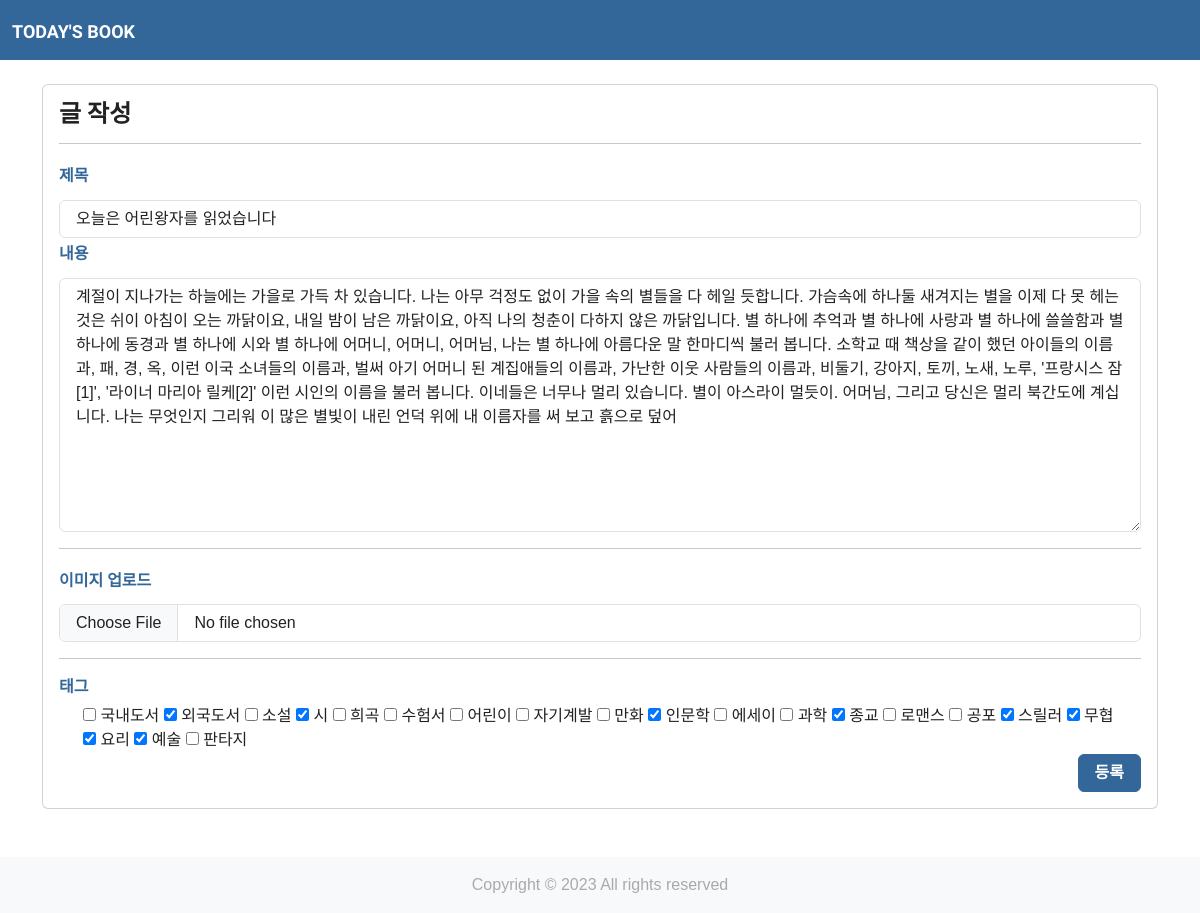
/reading_blog/31/edit/ (signed in), run on the app's committed database.
### reading_blog/models.py (models this page shows, shortened)
class Post(models.Model):
    author = models.ForeignKey(
        User, on_delete=models.CASCADE
    )
    title = models.CharField(max_length=100)
    content = models.TextField()
    thumb_image = models.ImageField(
        upload_to='reading_blog/images/%Y/%m/%d/', blank=True)
    image_upload = models.ImageField(upload_to='blog/%Y/%m/%d/', blank=True, null=True)
    file_upload = models.FileField(
        upload_to='reading_blog/files/%Y/%m/%d/', blank=True)
    created_at = models.DateTimeField(auto_now_add=True)
    updated_at = models.DateField(auto_now=True)
    view_count = models.PositiveIntegerField(default=0)
    tags = models.ManyToManyField('Tag', blank=True)

### reading_blog/views.py (the view)
class PostUpdate(UserPassesTestMixin, UpdateView):
    model = Post
    form_class = PostForm
    success_url = reverse_lazy('reading_blog:post_list')
    template_name = 'reading_blog/post_write.html'
    def test_func(self):
        return self.get_object().author == self.request.user

### reading_blog/forms.py
class PostForm(forms.ModelForm):
    title = forms.CharField(label="제목", max_length=100, widget=forms.TextInput(attrs={'class': 'form-control'}))
    content = forms.CharField(label="내용", widget=forms.Textarea(attrs={'class': 'form-control'}))
    image_upload = forms.ImageField(label="이미지 업로드", required=False, widget=forms.ClearableFileInput(attrs={'class': 'form-control'}))
    tags = forms.ModelMultipleChoiceField(
        queryset=Tag.objects.all(),
        widget=forms.CheckboxSelectMultiple,
        required=False,)
    class Meta:
        model = Post
        fields = ['title', 'content', 'image_upload', 'tags']

### reading_blog/models.py (called while the page is built)
    def __str__(self):
        return self.name

### templates/reading_blog/post_write.html (shortened to what this page needs)
{% extends 'base.html' %}
{% load static %}
{% block content %}
<div class="container mt-4">
    <div class="card">
        <div class="card-body">
            <h4>글 작성</h4>
            <hr>
            <form action="" method="post" enctype="multipart/form-data">
                    <label for="id_title" class="col-sm-2 col-form-label text-info"><h6>제목</h6></label>
                    <div>
                        {{ form.title }}
                    </div>
                    <label for="id_content" class="col-sm-2 col-form-label text-info"><h6>내용</h6></label>
                    <div>
                        {{ form.content }}
                    </div>
                    <hr>
                    <label for="id_image_upload" class="col-sm-2 col-form-label text-info"><h6>이미지 업로드</h6></label>
                    <div>
                        {{ form.image_upload }}
                    </div>
                    <hr>
                    <label for="id_tags" class="text-info"><h6>태그</h6></label>
                    <div class="form-check form-check-inline">
                        {% for tag in form.tags %}
                        {{ tag }}
                        {% endfor %} </div>
                <div class="form-group row">
            <div class="col-sm-10 offset-sm-2">
        <button type="submit" class="btn btn-info" style="float: right;">등록</button>
    </div>
</div>
            </form>
        </div>
    </div>
</div>
{% endblock %}

### templates/base.html (style rules this page uses)
body { font-family: Arial, sans-serif; }

### data on the page
Post: title "오늘은 어린왕자를 읽었습니다", content "계절이 지나가는 하늘에는 가을로 가득 차 있습니다. 나는 아무 걱정도 없이 가을 속의 별들을 다 헤일 듯합니다. 가슴속에 하나둘 새겨지는 별을 이제 다 못 헤는 것은 쉬이 아침이 오는 까닭이요, 내일 밤이 남은 까닭이요, 아직 나의 청춘이 다하지 않은 까닭입니다. 별 하나에 추억과 별 하나에 사랑과 별 하나에 쓸쓸함과 별 하나에 동경과 별 하나에 시와 별 하나에 어머니, 어머니, 어머님, 나는 별 하나에 아름다운 말 한마디씩 불러 봅니다. 소학교 때 책상을 같이 했던 아이들의 이름과, 패, 경, 옥, 이런 이국 소녀들의 이름과, 벌써 아기 어머니 된 계집애들의 이름과, 가난한 이웃 사람들의 이름과, 비둘기, 강아지, 토끼, 노새, 노루, '프랑시스 잠[1]', '라이너 마리아 릴케[2]' 이런 시인의 이름을 불러 봅니다. 이네들은 너무나 멀리 있습니다. 별이 아스라이 멀듯이. 어머님, 그리고 당신은 멀리 북간도에 계십니다. 나는 무엇인지 그리워 이 많은 별빛이 내린 언덕 위에 내 이름자를 써 보고 흙으로 덮어"
